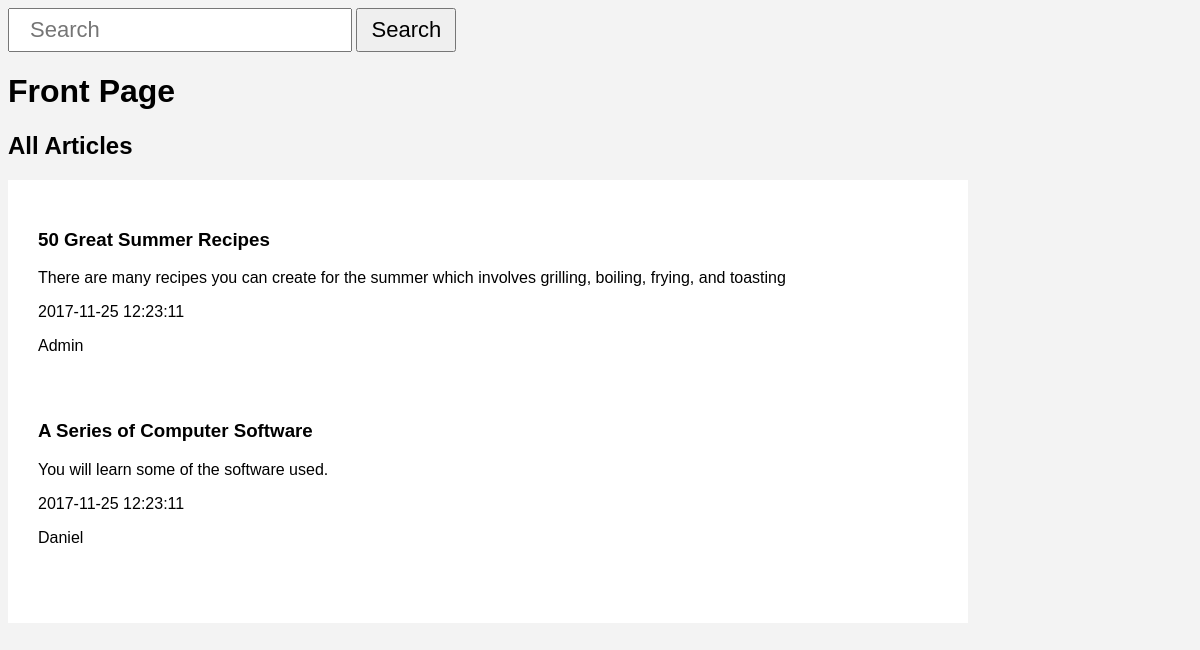
The page / on the database its author committed.
### tables this page shows
CREATE TABLE `article` (
  `a_id` int(11) NOT NULL,
  `a_title` varchar(256) NOT NULL,
  `a_text` text NOT NULL,
  `a_author` varchar(256) NOT NULL,
  `a_date` datetime NOT NULL
);

### index.php (the view)
<?php
include 'includes/header.php';
include 'includes/database.php';
?>
<form action = "search.php" method="post">
    <input type="text" name = "search" placeholder="Search">
    <button type="submit" name="search">Search</button>
</form>
<h1>Front Page</h1>
<h2>All Articles</h2>
<div class="article-container">
    <?php
    $sql = "SELECT * FROM article;";
    $result = mysqli_query($conn, $sql);
    $queryResults = mysqli_num_rows($result);
    if ($queryResults > 0) {
        while ($row = mysqli_fetch_assoc($result)) {
            echo "<div class='article-box'><h3>" . $row['a_title'] . "</h3>
                <p>" . $row['a_text'] . "</p>
                <p>" . $row['a_date'] . "</p>
                <p>" . $row['a_author'] . "</p>
                </div>";
        }
    }
        ?>
</div>
</body>
</html>

### includes/header.php (shortened to what this page needs)
<!DOCTYPE html>
<html>
    <head>
        <link rel="stylesheet" type="text/css" href="css/styles.css">
    </head>
    <body>

### css/styles.css (style rules this page uses)
body { background-color: #f3f3f3; font-family: arial; }
.article-container { width: 900px; background-color: #fff; padding: 30px; }
.article-box { padding-bottom: 30px; width: 100%; }
input { padding: 0px 20px; width: 300px; height: 40px; font-size: 22px; }
button { width: 100px; height: 44px; font-size: 22px; }

### rows shown on the page
article: a_title "50 Great Summer Recipes", a_text "There are many recipes you can create for the summer which involves grilling, boiling, frying, and toasting", a_date "2017-11-25 12:23:11", a_author "Admin"
article: a_title "A Series of Computer Software", a_text "You will learn some of the software used.", a_date "2017-11-25 12:23:11", a_author "Daniel"
